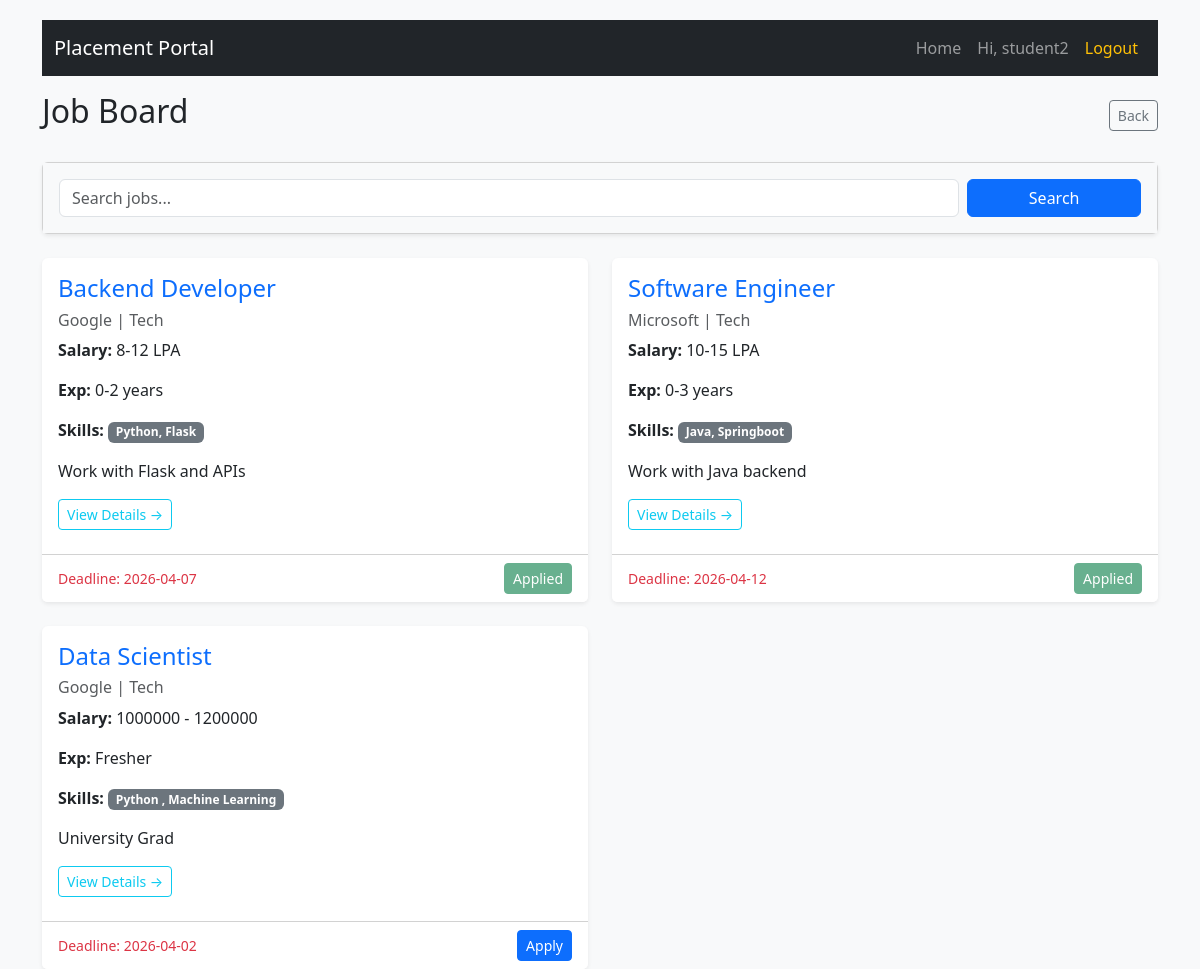
Screenshot of /student/jobs (signed in) with the database file from the repository.
### application/database/models.py (models this page shows)
class User(db.Model, UserMixin):
    __tablename__ = 'user'
    id = db.Column(db.Integer, primary_key=True)
    username = db.Column(db.String(50), unique=True, nullable=False)
    hashedpassword = db.Column(db.String(length = 128), nullable=False)
    role = db.Column(db.String(20), nullable=False) # can be 'admin', 'company', 'student'
    status = db.Column(db.Boolean, default=True) # for blacklisitng purposes
    student_profile = db.relationship('Student', backref='user', uselist=False, cascade="all, delete-orphan")
    company_profile = db.relationship('Company', backref='user', uselist=False, cascade="all, delete-orphan")

class Placements(db.Model):
    __tablename__ = 'placements'
    id = db.Column(db.Integer, primary_key=True)
    company_id = db.Column(db.Integer, db.ForeignKey('company.id'), nullable=False)
    title = db.Column(db.String(100), nullable=False)
    description = db.Column(db.Text, nullable=False)
    reqSkills = db.Column(db.Text)
    experience = db.Column(db.String(50))
    salary = db.Column(db.String(50))
    deadline = db.Column(db.DateTime)
    website = db.Column(db.String(255))
    is_rejected = db.Column(db.Boolean, default=False)
    status = db.Column(db.Boolean, default=True) # Company can close the drive
    admin_approval = db.Column(db.Boolean, default=False) # Admin approves the drive
    applications = db.relationship('Application', backref='placements', lazy=True, cascade="all, delete-orphan")

class Company(db.Model):
    __tablename__ = 'company'
    id = db.Column(db.Integer, primary_key=True)
    user_id = db.Column(db.Integer, db.ForeignKey('user.id'), unique=True, nullable=False)
    company_name = db.Column(db.String(100), nullable=False)
    industry = db.Column(db.String(100),nullable = False)
    HRcontact = db.Column(db.String(10),nullable = False)
    approval = db.Column(db.Boolean, default=False) # Approval of the Admin for the company
    drives = db.relationship('Placements', backref='company', lazy=True, cascade="all, delete-orphan")

### application/student_mgmt.py (the view, shortened to what this page needs)
@app.route('/student/jobs')
@login_required
@role_required('student')
def job_board():
    search_query = request.args.get('search', '')
    query = models.Placements.query.join(models.Company).filter(
        models.Placements.admin_approval ==True,
        models.Placements.status ==True,
        models.Company.approval ==True
    )
    jobs = query.all()
    student = models.Student.query.filter_by(user_id=current_user.id).first()
    applied_job_ids =[app.job_id for app in student.applications]
    return render_template('job_board.html', jobs=jobs, search_query=search_query, applied_job_ids=applied_job_ids)

### application/__init__.py (called while the page is built)
@login_manager.user_loader
def load_user(user_id):
    return models.User.query.get(int(user_id))

def role_required(*roles):
    def wrapper(fn):
        @wraps(fn)
        def decorated_view(*args,**kwargs):
            if not current_user.is_authenticated:
                return login_manager.unauthorized()
            if current_user.role not in roles:
                flash("You do not have permission to access this page", "danger")
                return redirect(url_for('login'))
            return fn(*args , **kwargs)
        return decorated_view
    return wrapper

### application/templates/job_board.html
{% extends "base.html" %}
{% block content %}
<div class="d-flex justify-content-between mb-4 align-items-center">
    <h2>Job Board</h2>
    <a href="{{ url_for('student_dashboard') }}"
       class="btn btn-outline-secondary btn-sm">
        Back
    </a>
</div>
<div class="card mb-4 shadow-sm">
    <div class="card-body bg-light">
        <form method="GET"
              action="{{ url_for('job_board') }}"
              class="row g-2">
            <div class="col-md-10 col-12">
                <input type="text"
                       name="search"
                       class="form-control"
                       placeholder="Search jobs..."
                       value="{{ search_query }}">
            </div>
            <div class="col-md-2 col-12">
                <button type="submit"
                        class="btn btn-primary w-100">
                    Search
                </button>
            </div>
        </form>
    </div>
</div>
<div class="row row-cols-1 row-cols-md-2 g-4">
    {% for job in jobs %}
    <div class="col">
        <div class="card h-100 shadow-sm border-0 extra-card">
            <div class="card-body">
                <h4 class="text-primary">
                    {{ job.title }}
                </h4>
                <h6 class="text-muted">
                    {{ job.company.company_name }}
                    |
                    {{ job.company.industry }}
                </h6>
                <p><b>Salary:</b> {{ job.salary }}</p>
                <p>
                    <b>Exp:</b> {{ job.experience }}
                </p>
                <p>
                    <b>Skills:</b>
                    <span class="badge bg-secondary">
                        {{ job.reqSkills }}
                    </span>
                </p>
                <p class="text-truncate">
                    {{ job.description }}
                </p>
                <a href="{{ job.website }}"
                   target="_blank"
                   class="btn btn-sm btn-outline-info mb-2">
                    View Details →
                </a>
            </div>
            <div class="card-footer bg-white d-flex justify-content-between align-items-center">
                <small class="text-danger">
                    Deadline: {{job.deadline.strftime('%Y-%m-%d')}}
                </small>
                {% if job.id in applied_job_ids %}
                    <button class="btn btn-success btn-sm" disabled>Applied</button>
                {% else %}
                    <form action="{{ url_for('apply_job', job_id=job.id) }}" method="POST">
                        <button type="submit"class="btn btn-primary btn-sm">Apply</button>
                    </form>
                {% endif %}
            </div>
        </div>
    </div>
    {% else %}
    <div class="col-12">
        <div class="alert alert-info text-center">
            No jobs found
        </div>
    </div>
    {% endfor %}
</div>
{% endblock %}

### application/templates/base.html (shortened to what this page needs)
<!DOCTYPE html>
<html lang="en">
<head>
    <link href="https://cdn.jsdelivr.net/npm/bootstrap@5.3.0/dist/css/bootstrap.min.css" rel="stylesheet">
</head>
<body>
<div class="container">
    <nav class="navbar navbar-expand-lg navbar-dark bg-dark mb-3">
        <div class="container-fluid">
            <a class="navbar-brand" href="{{ url_for('home') }}">Placement Portal</a>
            <div class="collapse navbar-collapse" id="navBar">
                <ul class="navbar-nav ms-auto">
                    <li class="nav-item">
                        <a class="nav-link" href="{{ url_for('home') }}">Home</a>
                    </li>
                    {% if current_user.is_authenticated %}
                        <li class="nav-item">
                            <span class="nav-link">Hi, {{ current_user.username }}</span>
                        </li>
                        <li class="nav-item">
                            <a class="nav-link text-warning" href="{{ url_for('logout') }}">Logout</a>
                        </li>
                    {% endif %}
                </ul>
            </div>
        </div>
    </nav>
    <div>
        {% block content %}{% endblock %}
    </div>
</div>
</body>
</html>

### application/templates/base.html (style rules this page uses)
body { padding-top: 20px; background-color: #f8f9fa; }

### rows the page displays
User: username "student2"
Placements: title "Backend Developer", company.company_name "Google", company.industry "Tech", salary "8-12 LPA", experience "0-2 years", reqSkills "Python, Flask", description "Work with Flask and APIs", deadline "2026-04-07", shows "Applied"
Placements: title "Software Engineer", company.company_name "Microsoft", company.industry "Tech", salary "10-15 LPA", experience "0-3 years", reqSkills "Java, Springboot", description "Work with Java backend", deadline "2026-04-12", shows "Applied"
Placements: title "Data Scientist", company.company_name "Google", company.industry "Tech", salary "1000000 - 1200000", experience "Fresher", reqSkills "Python , Machine Learning", description "University Grad", deadline "2026-04-02"
